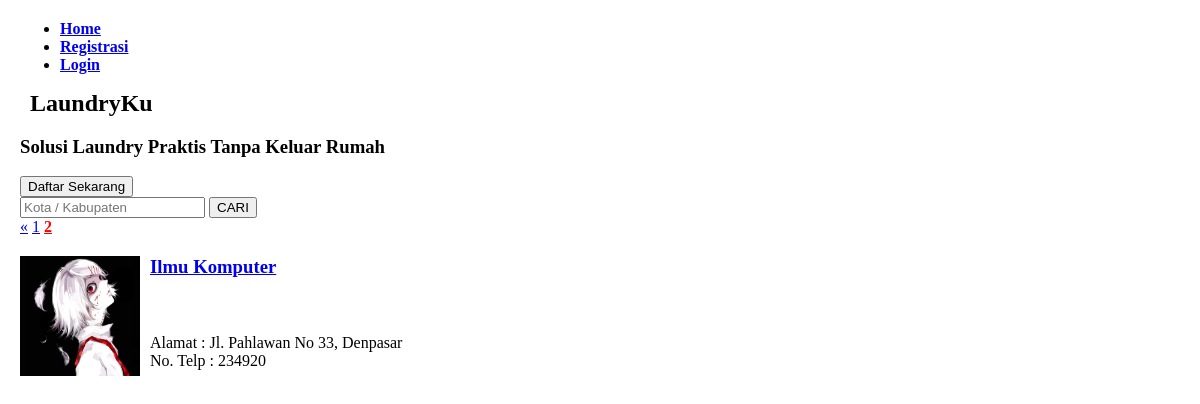
Page /?page=2 on the earlier database version.
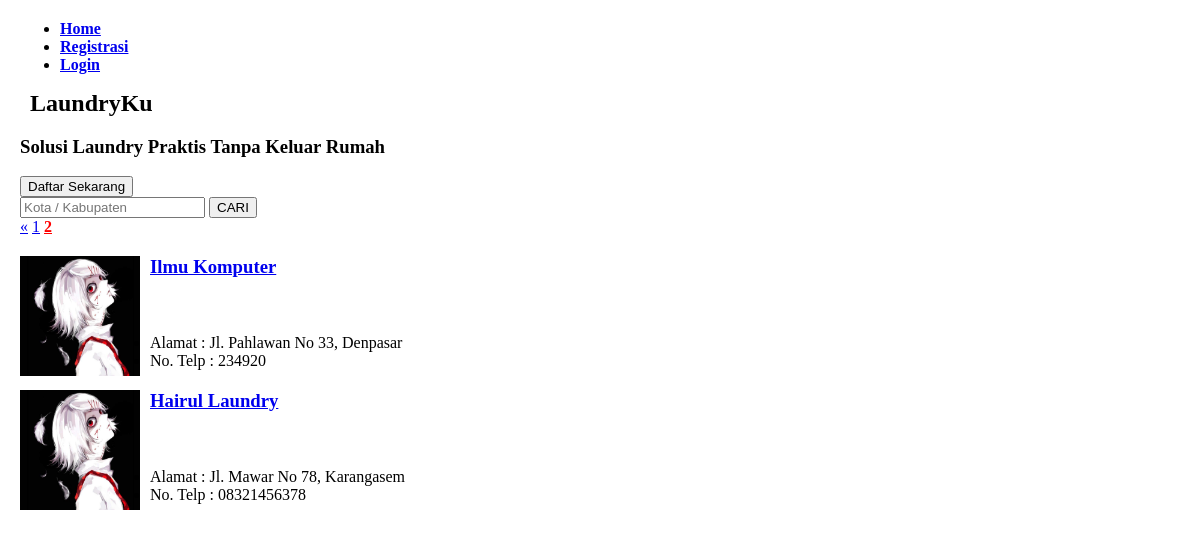
Same page on the later database version.
### tables this page shows
CREATE TABLE `agen` (
  `id_agen` int(11) NOT NULL,
  `nama_laundry` varchar(30) DEFAULT NULL,
  `nama_pemilik` varchar(30) DEFAULT NULL,
  `telp` varchar(13) DEFAULT NULL,
  `email` varchar(30) DEFAULT NULL,
  `kota` varchar(20) DEFAULT NULL,
  `alamat` varchar(100) DEFAULT NULL,
  `plat_driver` varchar(12) DEFAULT NULL,
  `password` varchar(255) DEFAULT NULL
);

### index.php (the view, shortened to what this page needs)
<?php
include 'connect-db.php';
$jumlahDataPerHalaman = 3;
$query = mysqli_query($connect,"SELECT * FROM agen");
$jumlahData = mysqli_num_rows($query);
$jumlahHalaman = ceil($jumlahData / $jumlahDataPerHalaman);
if ( isset($_GET["page"])){
    $halamanAktif = $_GET["page"];
}else{
    $halamanAktif = 1;
}
$awalData = ( $jumlahDataPerHalaman * $halamanAktif ) - $jumlahDataPerHalaman;
$agen = mysqli_query($connect,"SELECT * FROM agen LIMIT $awalData, $jumlahDataPerHalaman");
?>
<!DOCTYPE html>
<html lang="en">
<head>
    <link rel="stylesheet" type="text/css" href="css/rating.css">
    <link rel="stylesheet" href="https://cdnjs.cloudflare.com/ajax/libs/font-awesome/4.7.0/css/font-awesome.min.css">
</head>
<body>
    <?php include 'header.php'; ?>
    <div id="body">
        <div class="body">
            <h1>LaundryKu</h1>
            <h3>Solusi Laundry Praktis Tanpa Keluar Rumah</h3>
            <?php if ( isset($_SESSION["login-pelanggan"]) && isset($_SESSION["pelanggan"]) ) : ?>
                <div>
                    <form action="" method="post">
                        <input type="text" name="keyword" placeholder="Kota / Kabupaten" />
                        <button type="submit" name="cari">CARI</button>
                    </form>
                </div>
                <ul>
                    <li><button type="button"><a href="pelanggan.php">Profil Saya</a></button></li>
                    <li><button type="button"><a href="status.php">Status Cucian</a></button></li>
                    <li><button type="button"><a href="transaksi.php">Riwayat Transaksi</a></button></li>
                </ul>
            <?php else : ?>
                <a href='registrasi-pelanggan.php'><button type='button'>Daftar Sekarang</button></a>
                <form action="" method="post">
                    <input type="text" name="keyword" placeholder="Kota / Kabupaten" />
                    <button type="submit" name="cari">CARI</button>
                </form>
            <?php endif ?>
        </div>
        </div>
        <div class="body">
            <div id="halaman">
                <?php if( $halamanAktif > 1 ) : ?>
                    <a href="?page=<?= $halamanAktif - 1; ?>">&laquo;</a>
                <?php endif; ?>
                <?php for( $i = 1; $i <= $jumlahHalaman; $i++ ) : ?>
                    <?php if( $i == $halamanAktif ) : ?>
                        <a href="?page=<?= $i; ?>" style="font-weight: bold; color: red;"><?= $i; ?></a>
                    <?php else : ?>
                        <a href="?page=<?= $i; ?>"><?= $i; ?></a>
                    <?php endif; ?>
                <?php endfor; ?>
            </div>
            <?php foreach ( $agen as $dataAgen) : ?>
                <div style="margin-top:20px" class="agen">
                    <div><a href="detail-agen.php?id=<?= $dataAgen['id_agen'] ?>"><img src="files/laundryku.jpg" width=120 height=120 alt="foto" style="float:left;margin-right:10px"></a></div>
                    <h3><a href="detail-agen.php?id=<?= $dataAgen['id_agen'] ?>"><?= $dataAgen["nama_laundry"] ?></a></h3>
                    <?php
                        $totalStar = 0;
                        if ( $totalStar == 0 ) {
                    ?>
                        <fieldset class="bintang"><span class="starImg star-0"></span></fieldset>
                        <?php }else { ?>
                        <fieldset class="bintang"><span class="starImg star-<?= $fixStar ?>"></span></fieldset>
                        <?php } ?>
                    <div>
                        <ul>
                            <li>Alamat : <?= $dataAgen["alamat"] . ", " . $dataAgen["kota"]  ?></li>
                            <li>No. Telp : <?= $dataAgen["telp"] ?></li>
                        </ul>
                    </div>
                </div>
            <?php endforeach; ?>
        </div>
</body>
</html>

Differences in the rows shown:
added agen: nama_laundry "Hairul Laundry", alamat "Jl. Mawar No 78", kota "Karangasem", telp "08321456378"
